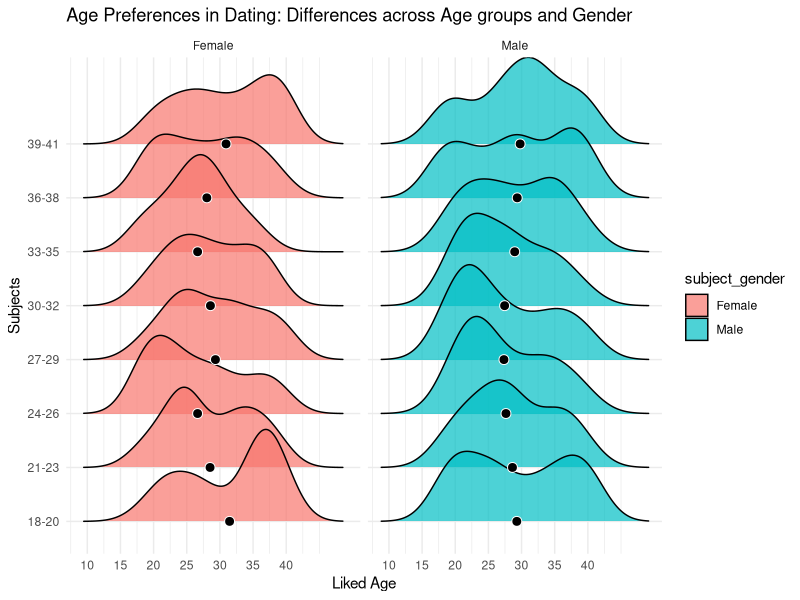
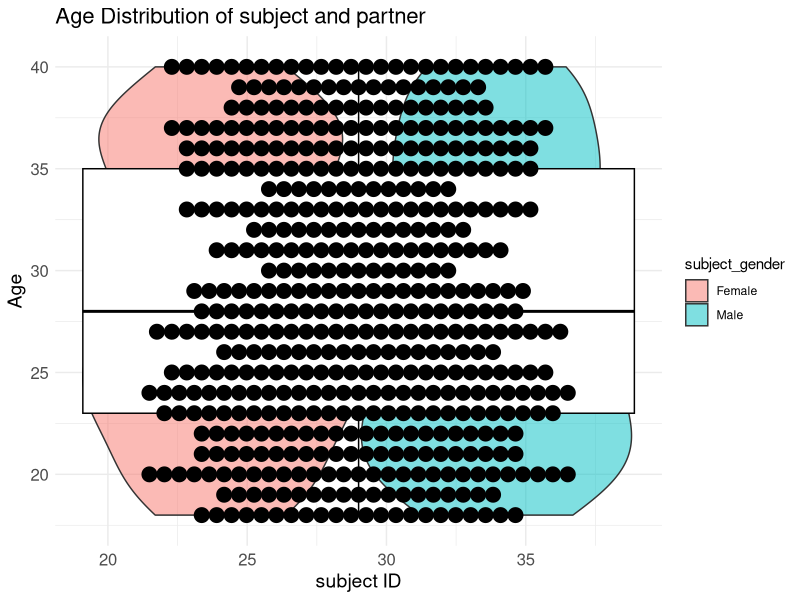

The R script that drew these images, in order:
## ---- chunk 1
knitr::opts_chunk$set(echo = TRUE)
## ---- chunk 2
data_folder <- "plotting_assignment/data"

if (!dir.exists(data_folder)) {dir.create(data_folder, recursive = TRUE)}

set.seed(123) 

n <- 1000  

speed_dating_data <- data.frame(   
participant_id = 1:n,    
age = sample(18:40, n, replace = TRUE),    
gender = sample(c("Male", "Female"), n, replace = TRUE),
attractiveness_rating = runif(n, 1, 10),
attraction_feeling = sample(0:1,n, replace = TRUE, prob = c(0.5,0.5)),
interests_match = sample(0:1, n, replace = TRUE, prob = c(0.6, 0.4)),
partner_id = sample(1:n, n, replace = TRUE))

write.csv(speed_dating_data, file = file.path(data_folder, "speed_dating_data.csv"), row.names = FALSE)

cat("Speed dating dataset created and saved in 'plotting_assignment/data/speed_dating_data.csv'\n")


## ---- chunk 3
library(dplyr)

liked_data <- speed_dating_data %>%
filter(attraction_feeling == 1) %>%  
select(participant_id, age, gender, partner_id) %>%
left_join(speed_dating_data, by = c("partner_id" = "participant_id")) %>%
select(participant_id, age.x, gender.x, partner_id, age.y, gender.y) %>%
rename(subject = participant_id, subject_age = age.x, subject_gender = gender.x, partner = partner_id, partner_age = age.y, partner_gender = gender.y)

## ---- chunk 4
liked_data$subject_gender <- as.factor(liked_data$subject_gender)

library(ggplot2)
library(ggridges)

liked_data$subject_age_group <- with(liked_data, paste0(floor((subject_age - 18) / 3) * 3 + 18, "-", floor((subject_age - 18) / 3) * 3 + 20))

mean_data <- liked_data %>%
  group_by(subject_age_group, subject_gender) %>%
  summarise(mean_partner_age = mean(partner_age, na.rm = TRUE)) %>%
  ungroup()

ggplot(liked_data, aes(x = partner_age, y = subject_age_group, fill = subject_gender)) +
  geom_density_ridges(alpha = 0.7) +
  geom_point(data = mean_data, aes(x = mean_partner_age, y = subject_age_group),
             shape = 21, size = 3, fill = "black", color = "white") +
  facet_wrap(~ subject_gender) +
  labs( title = "Age Preferences in Dating: Differences across Age groups and Gender",
    x = "Liked Age",
    y = "Subjects",
    Fill = "Gender") +
  scale_x_continuous(breaks = seq(10, 40, by = 5)) +
  theme_minimal()
## ---- chunk 5
ggplot(liked_data, aes(x = subject_age, y = partner_age, fill = subject_gender )) +
  geom_violin(scale = "area", alpha = 0.5, trim = TRUE) +
  geom_boxplot(width = 0.2, fill = "white", color = "black", outlier.shape = NA) +
  geom_dotplot(binaxis = "y", stackdir = "center", dotsize = 1, fill = "black") +
  theme_minimal() +
  labs(
    title = "Age Distribution of subject and partner",
    x = "subject ID",
    y = "Age") +
  theme(
    plot.title = element_text(size = 16),
    axis.title = element_text(size = 14),
    axis.text = element_text(size = 12))
